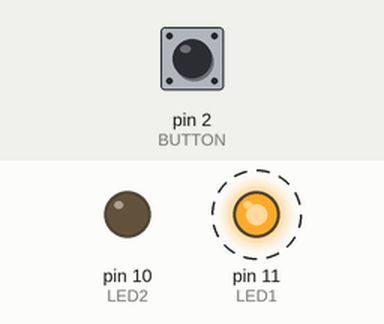
Bench run of a sketch on a simulated Arduino Uno, built with avr-gcc and run on an emulated ATmega328P. Shown: output pins drawn as LEDs (lit = HIGH). Dashed ring = blinking. The test bench sets the inputs (shaded band); at power-on: pin 2 (BUTTON) HIGH.

Above: at 1.2 s.
1.3 s: pin 2 (BUTTON) pulled LOW for 0.15 s
At 1.8 s:
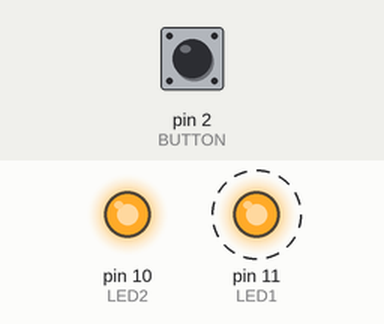
4.3 s: pin 2 (BUTTON) pulled LOW for 1 s
At 6.8 s:
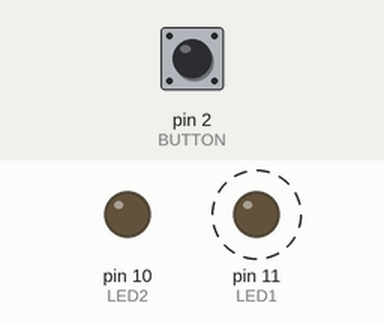
7.8 s: pin 2 (BUTTON) pulled LOW for 3.2 s
At 8.6 s:
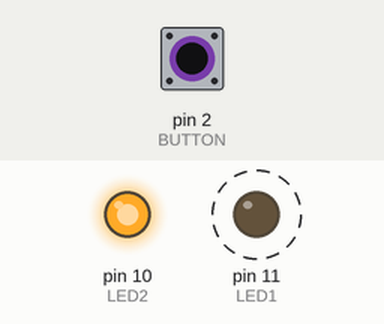
Timing chart, 0 to 18.5 s (numbered marks = the images above; inputs shaded):
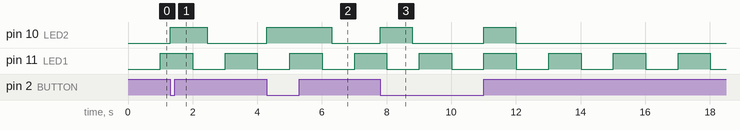

The sketch:

interrupt_led.ino
```cpp
#include <MsTimer2.h>

int LED1 = 11;
int LED2 = 10;
int BUTTON = 2;
int sta1 = 0;
int sta2 = 0;
unsigned long time1 = 0;
unsigned long time2 = 0;
int key = 0;
int flag = 0;

void setup() {
  // put your setup code here, to run once:
  pinMode(BUTTON, INPUT_PULLUP);
  pinMode(LED1, OUTPUT);
  pinMode(LED2, OUTPUT);
  Serial.begin(9600);
  time1 = millis();
  time2 = millis();
  attachInterrupt(0, yellow, CHANGE);
  //digitalPinToInterrupt(BUTTON) => 0번으로 맵핑
  //INT0 => 0 이 저장되어 있음
  //
  //attachInterrupt(INT0, yellow, CHANGE);
  //attachInterrupt(digitalPinToInterrupt(BUTTON), yellow, CHANGE);

}

void yellow() {
  time2 = millis();
  digitalWrite(LED2, HIGH);
}

int SW_chk() {
  int key = digitalRead(BUTTON);
  if(!key) {  //버튼이 눌러지지 않은 경우
    if(!flag) return 0;
    else {
      delay(20);
      flag = 0;
      return key;
    }
  } else {
    if(flag != 0) return 0;
    else {
      delay(50);
      flag = 1;
      return key;
    }
  }
}

void loop() {
  // put your main code here, to run repeatedly:
  if(millis() - time1 > 1000) {
    digitalWrite(LED1, sta1 ^= 1);
    time1 = millis();
  }

  if(millis() - time2 > 1000) {
    digitalWrite(LED2, LOW);
  }
}
```

Measured:
- after the input at 1.3 s, pin 10 (LED2): LOW → HIGH at once, → LOW 1.1 s later
- after the input at 4.3 s, pin 10 (LED2): LOW → HIGH at once, → LOW 2.0 s later
- after the input at 7.8 s, pin 10 (LED2): alternates HIGH for 1.0 s and LOW for 2.2 s, 4 changes in all, then stays LOW, starting at once
- by itself, pin 11 (LED1): alternates HIGH for 1.0 s and LOW for 1.0 s
